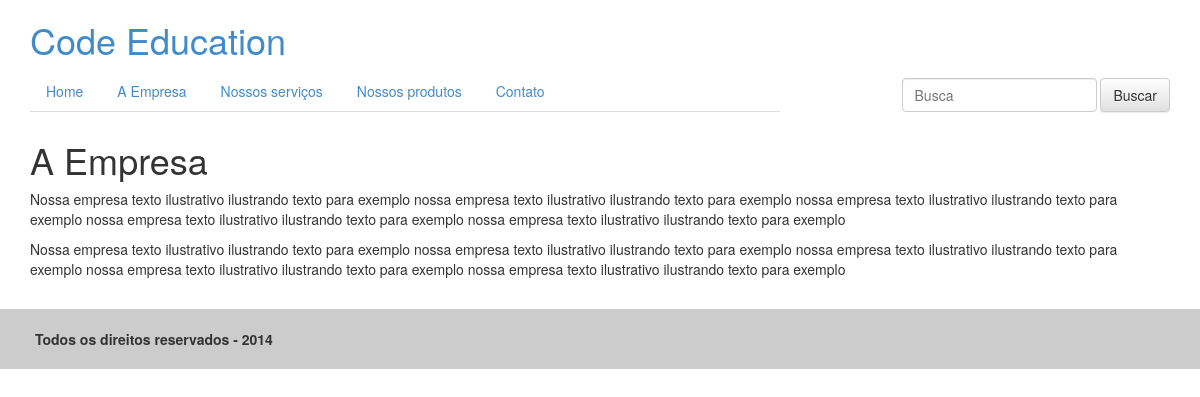
The app's page /empresa with its own data.
### tables this page shows
CREATE TABLE `site` (
  `id` int(10) unsigned NOT NULL AUTO_INCREMENT,
  `slug` varchar(45) DEFAULT NULL,
  `title` varchar(45) DEFAULT NULL,
  `content` varchar(10000) DEFAULT NULL,
  `status` int(11) NOT NULL,
  PRIMARY KEY (`id`)
);

### index.php (called while the page is built)
<?php
    require_once("functions/pages.php");
    require_once("pages/header.php");
    $routes();
    require_once("pages/footer.php");
?>

### functions/pages.php (called while the page is built, shortened)
<?php
require_once("functions/db.php");
class Pages{
    private $db;
    public function __construct(\PDO $db)
    {
        $this->db = $db;
    }
    public function listpages()
    {
        $query = "select * from site where status<>0";
        $stmt = $this->db->query($query);
        return $stmt->fetchAll(\PDO::FETCH_ASSOC);
    }
    public function page($pag){
        $query = "select * from site where slug=:pag";
        $stmt = $this->db->prepare($query);
        $stmt->bindValue(":pag",$pag, PDO::PARAM_STR);
        $stmt->execute();
        return $stmt->fetch(\PDO::FETCH_ASSOC);
    }
}
$pag = basename($_SERVER['REQUEST_URI']);
$stmt = $conn->prepare("SELECT slug FROM site");
$stmt->execute();
$rts = $stmt->fetchAll(\PDO::FETCH_COLUMN);
$routes = function() use($conn,$pag,$rts){
    if(isset($_GET['s'])){
        $pag = "busca";
        $file = $pag;
    }
    else if(empty($pag)){
        $pag = "home";
        $file = $pag;
    }
    else if (in_array($pag, $rts)){
       $file = $pag;
    }
    else{
        $pag = "404";
        $file = $pag;
    }
    $p = new Pages($conn);
    $res = $p->page($pag);
    require_once("pages/".$file.".php");
}
?>

### pages/empresa.php (the view)
<h1><?php echo $res['title']; ?></h1>
<?php echo $res['content'] ?>

### pages/header.php (shortened to what this page needs)
<!DOCTYPE html>
<html lang="en">
<head>
	<?php require_once("scripts.php"); ?>
</head>
<body>
	<div class="container">
		<header class="row">
        <div class="col-md-12">
            <div class="row">
                <div class="col-md-12">
                       <h1 class="brand"><a href="<?php echo $dir; ?>">Code Education</a></h1>
                </div>
            </div>
            <div class="row">
            <div class="col-md-8">
				<ul class="nav nav-tabs" role="tablist">
                    <li><a href="<?php echo $dir; ?>" title="Home">Home</a></li>
                    <?php
                        $p = new Pages($conn);
                        foreach($p->listpages() as $pags){
                            echo '<li><a href="'.$dir.strtolower($pags["slug"]).'" title="'.$pags["title"].'">'.$pags["title"].'</a></li>';
                        }
                    ?>
				</ul>
            </div>
            <div class="col-md-4">
                <form class="navbar-form navbar-right" role="search" method="get" action="<?php echo $dir; ?>">
                    <div class="form-group">
                        <input type="text" name="s" class="form-control" placeholder="Busca">
                    </div>
                    <button type="submit" class="btn btn-default">Buscar</button>
                </form>
            </div>
        </div>
		</header>

### css/styles.css (style rules this page uses)
header { margin-bottom:20px; }

### records on screen
site: title "A Empresa", content "Nossa empresa texto ilustrativo ilustrando texto para exemplo nossa empresa texto ilustrativo ilustrando texto para exemplo nossa empresa texto ilustrativo ilustrando texto para exemplo nossa empresa texto ilustrativo ilustrando texto para exemplo nossa empresa texto ilustrativo ilustrando texto para exemplo Nossa empresa texto ilustrativo ilustrando texto para exemplo nossa empresa texto ilustrativo ilustrando texto para exemplo nossa empresa texto ilustrativo ilustrando texto para exemplo nossa empresa texto ilustrativo ilustrando texto para exemplo nossa empresa texto ilustrativo ilustrando texto para exemplo"
site: title "Nossos serviços"
site: title "Nossos produtos"
site: title "Contato"
